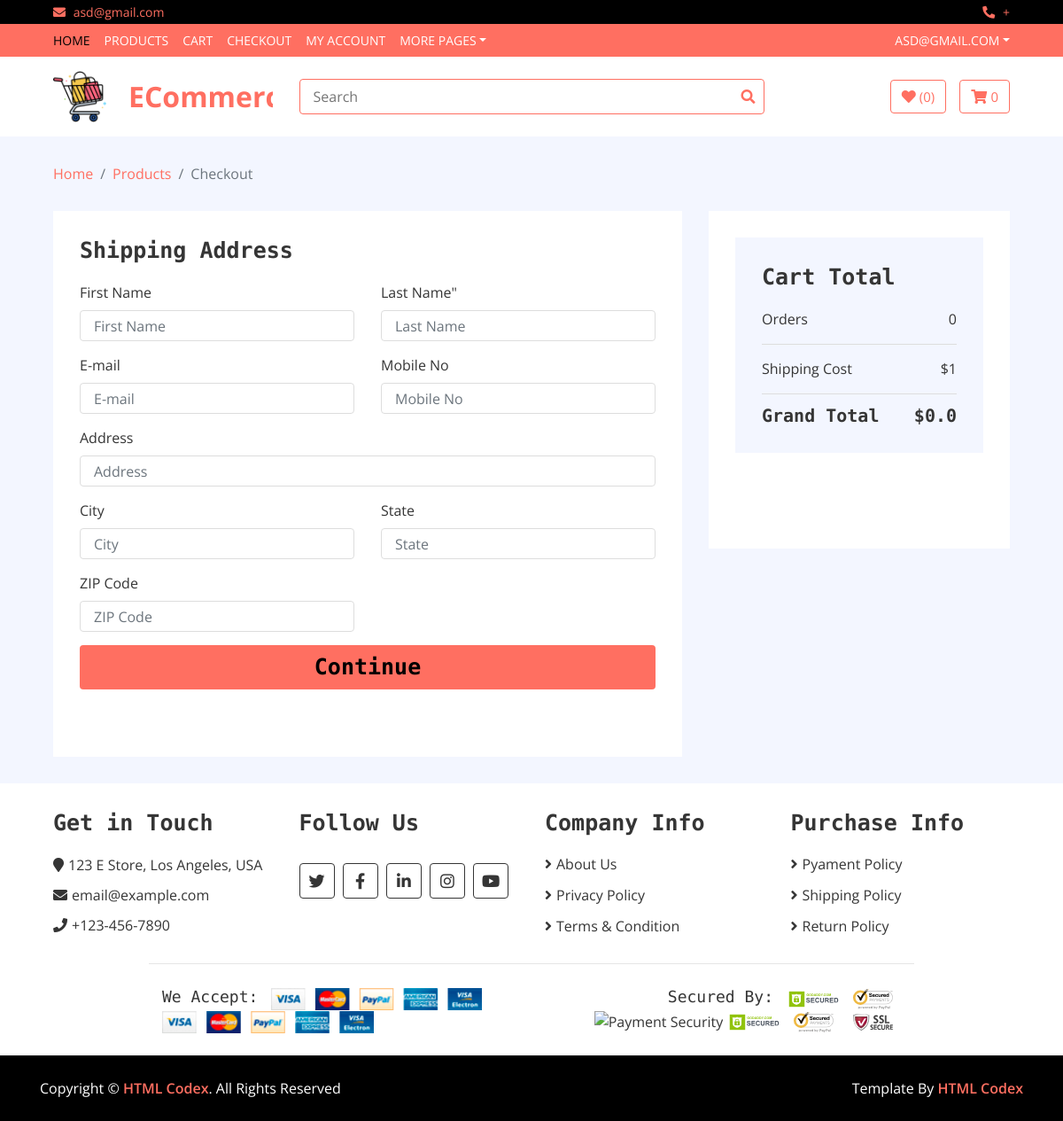
/checkout/ (signed in), run on an earlier commit of the app's database.
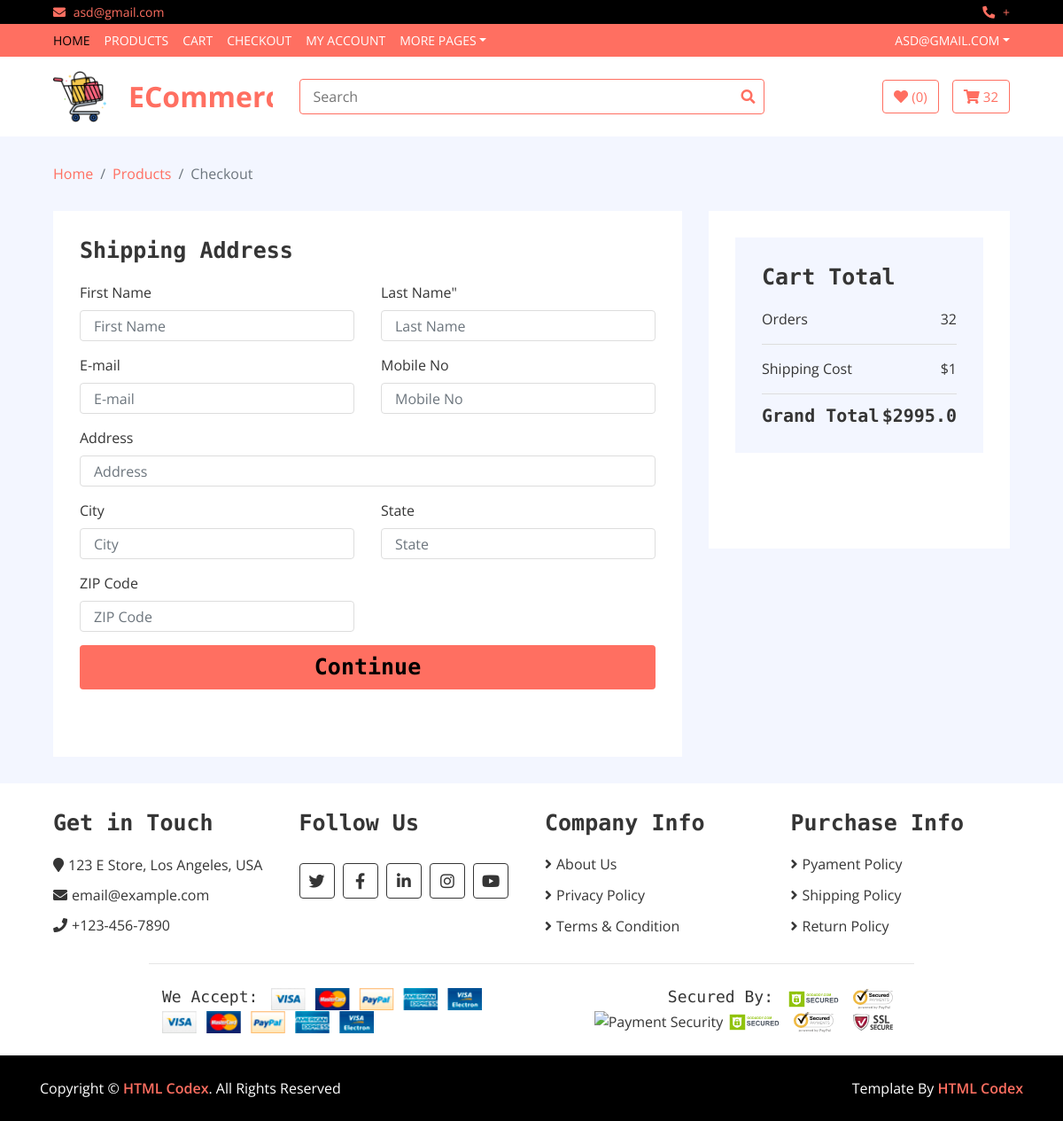
And on a later commit of the database.
### ecommerce_app/models.py (models this page shows, shortened)
class Order(models.Model):
    user = models.ForeignKey(User, on_delete=models.SET_NULL, blank=True,null=True)
    date_created = models.DateTimeField(auto_now_add=True)
    complete = models.BooleanField(default=False, null=True, blank=False)
    transaction_id = models.CharField(max_length=200,null=True,blank=True)
    @property
    def get_cart_total(self):
        orderitems = self.orderitem_set.all()
        total = sum([item.get_total for item in orderitems])
        return float(total)
    @property
    def get_cart_items(self):
        orderitems = self.orderitem_set.all()
        total = sum([item.quantity for item in orderitems])
        return total

class OrderItem(models.Model):
    product = models.ForeignKey(Product, on_delete=models.SET_NULL, blank=True , null=True)
    order = models.ForeignKey(Order, on_delete=models.SET_NULL, blank=True, null=True)
    quantity = models.IntegerField(default=0, null=True, blank=True)
    date_created = models.DateTimeField(auto_now_add=True)
    @property
    def get_total(self):
        total = self.product.price * self.quantity
        return total

class Product(models.Model):
    name = models.CharField(max_length=80)
    category = models.ForeignKey(Category, on_delete=models.CASCADE)
    description = models.TextField(blank=True, null=None)
    price = models.DecimalField(max_digits=7, decimal_places=2)
    stock = models.BooleanField(default=True)
    quantity = models.PositiveIntegerField(default=0)
    image = models.ImageField(upload_to=f"image/pro_", blank=True )
    created_at=models.DateTimeField(auto_now_add=True )
    prand =models.ForeignKey(Prand , on_delete=models.CASCADE)

### ecommerce_app/views.py (the view)
# urls.py: path("checkout/", checkout, name="checkout"),
@login_required(login_url = '/login')
def checkout(request):
    if request.user.is_authenticated:
        user =request.user.id
        order, created = Order.objects.get_or_create(user=user, complete=False)
        cartItems = order.get_cart_items
    else:
        order = {"get_cart_items":0, "get_cart_total":0}
    context = {
        "order": order,
        "cartItems":cartItems
    }
    return render(request, "checkout.html", context)

### ecommerce_app/templates/checkout.html (shortened to what this page needs)
{% extends 'base.html' %} {% load static %} {% block body %}
<div class="breadcrumb-wrap">
  <div class="container-fluid">
    <ul class="breadcrumb">
      <li class="breadcrumb-item"><a href="#">Home</a></li>
      <li class="breadcrumb-item"><a href="#">Products</a></li>
      <li class="breadcrumb-item active">Checkout</li>
    </ul>
  </div>
</div>
<div class="checkout">
  <div class="container-fluid">
    <div class="row">
      <div class="col-lg-8">
        <div class="checkout-inner">
          <div class="billing-address" id="billing-address">
            <h2>Shipping Address</h2>
            <div class="row">
              <div class="col-md-6">
                <label>First Name</label>
                <input
                  class="form-control"
                  type="text"
                  placeholder="First Name"
                  name="first_name"
                  id="first_name"
                  required
                />
              </div>
              <div class="col-md-6">
                <label>Last Name"</label>
                <input
                  class="form-control"
                  type="text"
                  placeholder="Last Name"
                  name="last_name"
                  id="last_name"
                  required
                />
              </div>
              <div class="col-md-6">
                <label>E-mail</label>
                <input class="form-control" type="text" placeholder="E-mail" name="email" pattern=".+@gmail\.com|.+@hotmail\.com" id="email" required />
              </div>
              <div class="col-md-6">
                <label>Mobile No</label>
                <input
                  class="form-control"
                  type="text"
                  placeholder="Mobile No"
                  name="phone"
                  id="phone"
                  required
                />
              </div>
              <div class="col-md-12">
                <label>Address</label>
                <input class="form-control" type="text" placeholder="Address" name="address" id="address" required />
              </div>
              <div class="col-md-6">
                <label>City</label>
                <input class="form-control" type="text" placeholder="City" name="city" id="city"required />
              </div>
              <div class="col-md-6">
                <label>State</label>
                <input class="form-control" type="text" placeholder="State" name="state" id="state" required />
              </div>
              <div class="col-md-6 ">
                <label>ZIP Code</label>
                <input
                  class="form-control"
                  type="text"
                  placeholder="ZIP Code"
                  name="zipcode"
                  id="zipcode"
                  required
                />
              </div>
            </div>
            <div class="checkout-btn">
              <button
                class="btn btn-md w-100"
                id="btn-billing-address"
              >
              Continue
              </button>
            </div>
          </div>
        </div>
      </div>
      <div class="col-lg-4">
        <div class="checkout-inner">
          <div class="checkout-summary">
            <h1>Cart Total</h1>
            <p>Orders<span>{{order.get_cart_items}}</span></p>
            <p class="ship-cost">Shipping Cost<span>$1</span></p>
            <h2>Grand Total<span>${{order.get_cart_total}}</span></h2>
          </div>
          <div class="checkout-btn">
          </div>
        </div>
      </div>
    </div>
  </div>
</div>
{% endblock body %}

### ecommerce_app/templates/base.html (shortened to what the changed rows need)
{% load static %}
<!DOCTYPE html>
<html lang="en">
<head>
    <link href="https://stackpath.bootstrapcdn.com/bootstrap/4.4.1/css/bootstrap.min.css" rel="stylesheet">
    <link href="https://cdnjs.cloudflare.com/ajax/libs/font-awesome/5.10.0/css/all.min.css" rel="stylesheet">
    <link href="{%static 'lib/slick/slick.css'%}" rel="stylesheet">
    <link href="{%static 'lib/slick/slick-theme.css'%}" rel="stylesheet">
    <link href="{%static 'css/style.css'%}" rel="stylesheet"> {% block style %} {% endblock %}
    <link href="{%static 'css/style.css'%}" rel="stylesheet">
</head>
<body>
    <div class="bottom-bar">
        <div class="container-fluid">
            <div class="row align-items-center">
                <div class="col-md-3">
                    <div class="user">
                        <a href="{% url 'cart'%}" class="btn cart ">
                            <i class="fa fa-shopping-cart "></i>
                            <span>{{cartItems}}</span>
                        </a>
                    </div>
                </div>
            </div>
        </div>
    </div>
    {% block body%} {% endblock %}
    <div class="footer">
        <div class="container-fluid">
            <div class="row">
                <div class="col-lg-3 col-md-6">
                    <div class="footer-widget">
                        <h2>Get in Touch</h2>
                    </div>
                </div>
                <div class="col-lg-3 col-md-6">
                    <div class="footer-widget">
                        <h2>Follow Us</h2>
                    </div>
                </div>
                <div class="col-lg-3 col-md-6">
                    <div class="footer-widget">
                        <h2>Company Info</h2>
                    </div>
                </div>
                <div class="col-lg-3 col-md-6">
                    <div class="footer-widget">
                        <h2>Purchase Info</h2>
                    </div>
                </div>
            </div>
            <div class="row payment align-items-center">
                <div class="col-md-6">
                    <div class="payment-method">
                        <h2>We Accept:</h2>
                    </div>
                </div>
                <div class="col-md-6">
                    <div class="payment-security">
                        <h2>Secured By:</h2>
                    </div>
                </div>
            </div>
        </div>
    </div>
</body>
</html>

What changed in the data, as far as the page shows it:
no longer on this page (row edited): Order: get_cart_items "0", get_cart_total "0.0"
added Order: get_cart_items "32", get_cart_total "2995.0"
Also different on the page:
{{ cartItems }}: "0" → "32"
